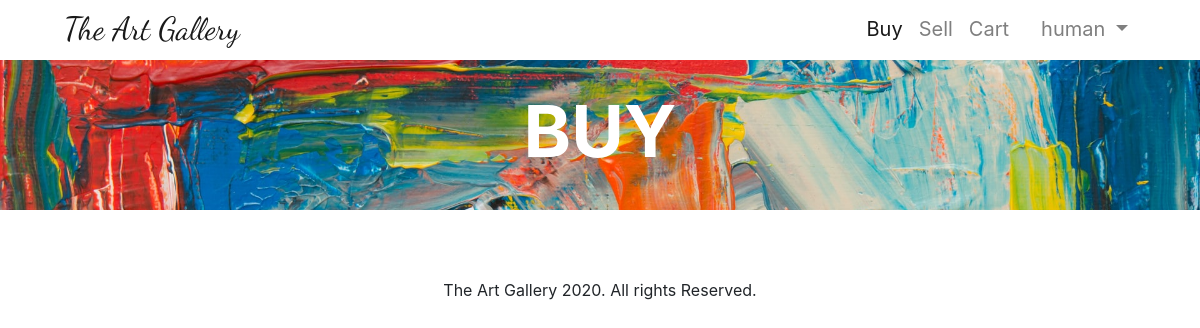
The page /buy (signed in) on the database as committed earlier.
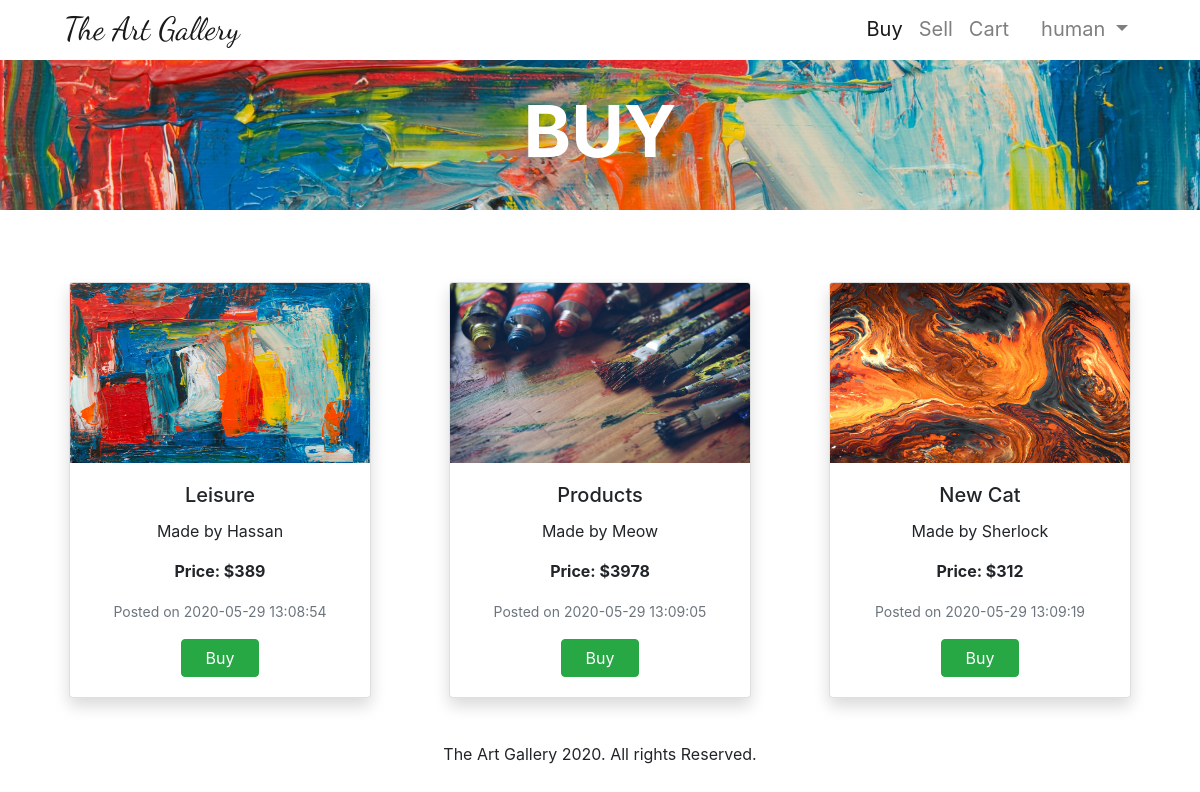
The same page on the database as committed later.
### tables this page shows
CREATE TABLE paintings (id INTEGER PRIMARY KEY, title TEXT NOT NULL, artist TEXT NOT NULL, price NUMERIC NOT NULL, imageaddress TEXT NOT NULL, additiondate DATETIME);

### main.py (the view)
@app.route("/buy", methods=["GET", "POST"])
@login_required
def buy():
    if request.method == "GET":
        with sqlite3.connect("gallery.db") as con:
            db = con.cursor()
            db.execute(
                "SELECT * FROM paintings ORDER BY id")
            rows = db.fetchall()
        return render_template("buy.html", rows=rows)
    else:
        return redirect("/")

### brains.py (called while the page is built)
def login_required(f):
    @wraps(f)
    def decorated_function(*args, **kwargs):
        if session.get("user_id") is None:
            return redirect("/login")
        return f(*args, **kwargs)
    return decorated_function

### main.py (called while the page is built)
@app.after_request
def after_request(response):
    response.headers["Cache-Control"] = "no-cache, no-store, must-revalidate"
    response.headers["Expires"] = 0
    response.headers["Pragma"] = "no-cache"
    return response

### templates/buy.html (shortened to what this page needs)
{% extends 'layout.html' %}
{% block activeBuy %}
active
{% endblock %}
{% block main %}
<div id="buy-content">
    <section id="market">
        <div id="products">
            <div id="buy-top" class="d-flex flex-column justify-content-center align-items-center top" style="
    background-image: url({{ url_for('static', filename='images/buy.jpg') }});">
                <h2 class="display-3 font-weight-bold" style="color:white;">BUY</h2>
            </div>
            <div class="container-lg">
                <div id="items" class="row justify-content-center mt-5">
                    {% for row in rows %}
                        <div class="col-12 col-md-6 col-lg-4 d-flex justify-content-center">
                            <div class="card m-4 shadow bg-white rounded" style="width: 20rem;">
                                <div class="inner">
                                    <img class="card-img-top" src="{{ url_for('static', filename='uploads/') }}{{ row[4] | basename }}" alt="Card image cap" height="180" width="286">
                                </div>
                                <div class="card-body text-center">
                                    <h5 class="card-title">{{ row[1] }}</h5>
                                    <p class="card-text">Made by {{ row[2] }} </p>
                                    <p class="card-text font-weight-bold">Price: ${{ row[3] }}</p>
                                    <p class="card-text"><small class="text-muted">Posted on {{ row[5] }}</small></p>
                                    <form action="/addToCart" method="post">
                                        <button type=submit class="btn btn-success px-4">Buy</button>
                                    </form>
                                </div>
                            </div>
                        </div>
                    {% endfor %}
                </div>
            </div>
        </div>
    </section>
</div>
{% endblock %}

### templates/layout.html (shortened to what this page needs)
<!DOCTYPE html>
<html lang="en">
<head>
    <link rel="stylesheet" href="/static/bootstrap/css/bootstrap.min.css">
    <link rel="stylesheet" href="/static/styles/styles.css">
</head>
<body>
    <header>
        <nav id="my-nav" class="navbar navbar-expand-md navbar-light fixed-top py-0" {% block styleCart %}  {% endblock %}>
            <a id="brand" class="navbar-brand ml-lg-5" href="/">The Art Gallery</a>
            <div class="collapse navbar-collapse mr-lg-5" id="navbarContent">
                <ul class="navbar-nav ml-auto">
                    {% if session.user_id %}
                        <li class="nav-item {% block activeBuy %} {% endblock %}">
                            <a class="nav-link hover-ef" href="/buy">Buy<span class="sr-only">(current)</span></a>
                        </li>
                        <li class="nav-item {% block activeSell %} {% endblock %}">
                            <a class="nav-link hover-ef" href="/sell">Sell<span class="sr-only">(current)</span></a>
                        </li>
                        <li class="nav-item {% block activeCart %} {% endblock %} {% block emptyCart %} {% endblock %}">
                            <a class="nav-link hover-ef" href="/cart">Cart<span class="sr-only">(current)</span></a>
                        </li>
                        <li class="nav-item dropdown ml-lg-3">
                            <a class="nav-link dropdown-toggle" href="#" id="navbarDropdown" role="button" data-toggle="dropdown"
                                aria-haspopup="true" aria-expanded="false">
                                {{ session.user_name }}
                            </a>
                        </li>
                    {% endif %}
                </ul>
            </div>
        </nav>
    </header>
    <main>
        {% block main %}
        {% endblock %}
    </main>
    <footer>The Art Gallery 2020. All rights Reserved.</footer>
</body>
</html>

### static/styles/styles.css (style rules this page uses)
#brand { font-family: 'Dancing Script', 'Helvetica Neue', Helvetica, Arial; font-size: 2rem !important; }
#my-nav a { font-size: 1.25rem; position: relative; }
.hover-ef::after { content: ''; top: 0; left: 0; transform: translateY(10px); transition: transform 0.3s ease; opacity: 0; height: 100%; width: 100%; border-bottom: 2px solid #343a40; position: absolute; }
#market, #sell-products, #cart, #login, #register { padding-top: 60px; }
#products { width: 100%; }
.top { height: 150px; background-position: center bottom; background-size: cover; background-repeat: no-repeat; background-attachment: fixed; }
.inner { overflow: hidden; }
.inner img { transition: all 500ms ease; }
footer { text-align: center; padding: 20px; bottom: 0; left: 0; right: 0; }

Rows that differ between the two databases and show on the page:
added paintings: shows a picture, title "Leisure", artist "Hassan", price "389", additiondate "2020-05-29 13:08:54"
added paintings: shows a picture, title "Products", artist "Meow", price "3978", additiondate "2020-05-29 13:09:05"
added paintings: shows a picture, title "New Cat", artist "Sherlock", price "312", additiondate "2020-05-29 13:09:19"
